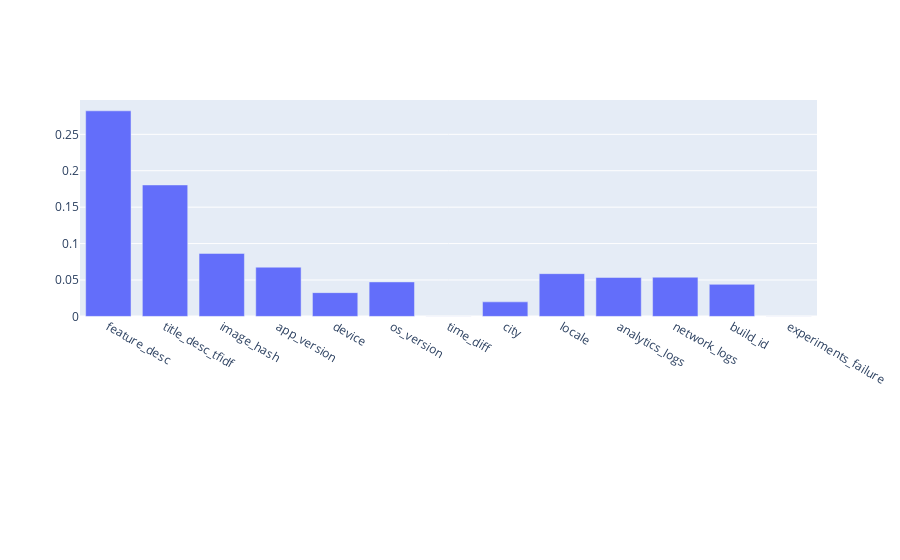

Notebook cell for this chart:
### Code cell
from chart_studio.plotly import plot, iplot
import plotly.graph_objs as go
from plotly.subplots import make_subplots

importances = best_model.feature_importances_
indices = np.argsort(importances)[::-1]

fig = make_subplots(
    rows=2, cols=1,
    row_heights=[0.67, 0.33],
    start_cell="top-left")

fig.add_bar(x=feature_extractor.features, y=importances, row=1, col=1)
fig.show()

### Figure 1 — Plotly figure (JSON) as saved in the notebook; plotly's stock layout.template omitted (floating-point values rounded to 4 significant figures)
{"data": [{"type": "bar", "x": ["feature_desc", "title_desc_tfidf", "image_hash", "app_version", "device", "os_version", "time_diff", "city", "locale", "analytics_logs", "network_logs", "build_id", "experiments_failure"], "xaxis": "x", "y": [0.2823, 0.1805, 0.08649, 0.06759, 0.03265, 0.04736, 0, 0.01999, 0.05871, 0.05348, 0.0538, 0.04401, 0, 0.07315], "yaxis": "y"}], "layout": {"xaxis": {"anchor": "y", "domain": [0, 1]}, "xaxis2": {"anchor": "y2", "domain": [0, 1]}, "yaxis": {"anchor": "x", "domain": [0.4305, 1]}, "yaxis2": {"anchor": "x2", "domain": [0, 0.2805]}}}
